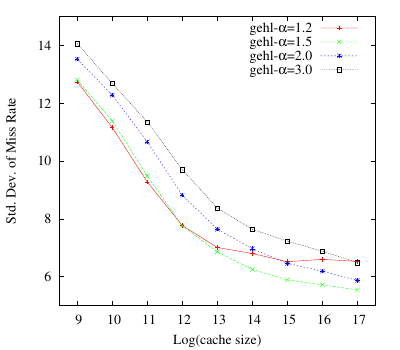

Write gnuplot code to recreate this figure.
set terminal postscript eps enhanced font "Times-Roman" 20
set size 0.8, 1.0
set output "graph4-stddev.eps"

set xrange[8.5:17.5]
set yrange[5:15]

set xlabel "Log(cache size)"
set ylabel "Std. Dev. of Miss Rate"
#set title "Graph 4 Various values of alpha"

plot 'graph4.dat' using ($1):($3) title 'gehl-{/Symbol a}=1.2' with linespoints lc rgbcolor 'red',\
     'graph4.dat' using ($1):($5) title 'gehl-{/Symbol a}=1.5' with linespoints lc rgbcolor 'green',\
     'graph4.dat' using ($1):($7) title 'gehl-{/Symbol a}=2.0' with linespoints lc rgbcolor 'blue',\
     'graph4.dat' using ($1):($9) title 'gehl-{/Symbol a}=3.0' with linespoints lc rgbcolor 'black'
